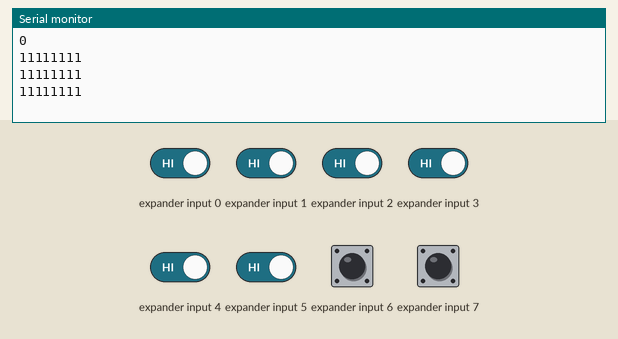
Recording of a sketch running on a simulated Arduino Uno, built with avr-gcc and run on an emulated ATmega328P. Shown: the last lines printed to the serial monitor. Wiring (inferred from the names in the program): input shift register (74HC165): load pin 3; clock pin 2; serial out pin 7. The inputs (shaded band) are chosen by the test bench; at power-on: expander input 0–7 HIGH.

Above: at 4.8 s.
4.9 s: expander input 0 driven LOW
At 5.9 s:
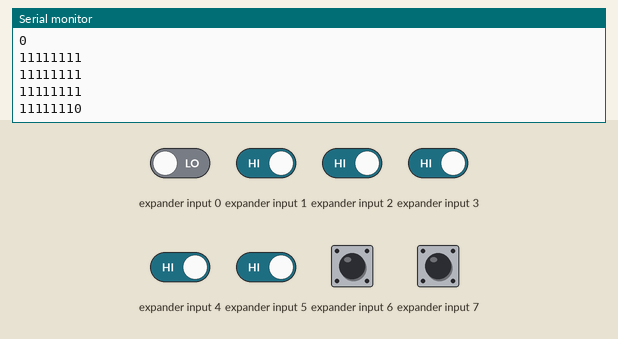
6.5 s: expander input 1 driven LOW
At 7.9 s:
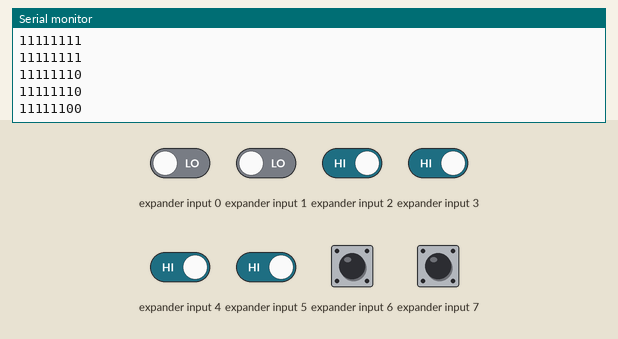
8.1 s: expander input 2 driven LOW
At 9.0 s:
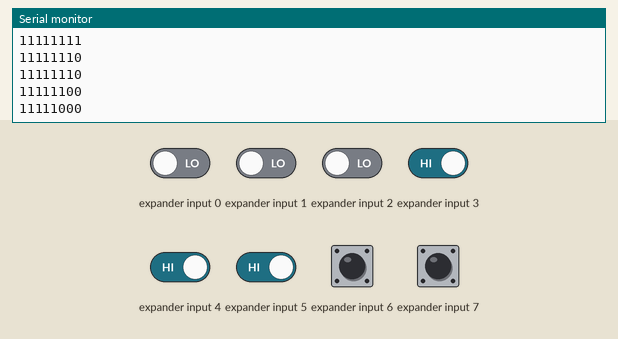
9.7 s: expander input 3 driven LOW
At 11.0 s:
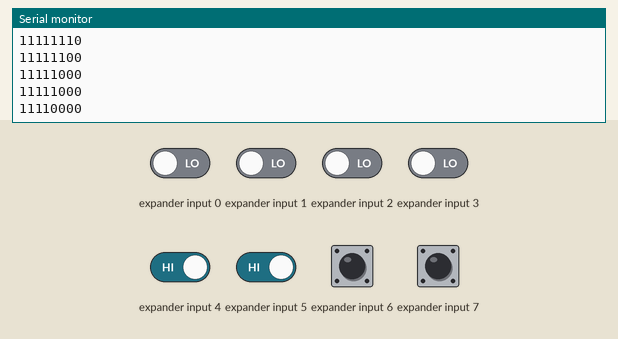
11.3 s: expander input 4 driven LOW
At 12.7 s:
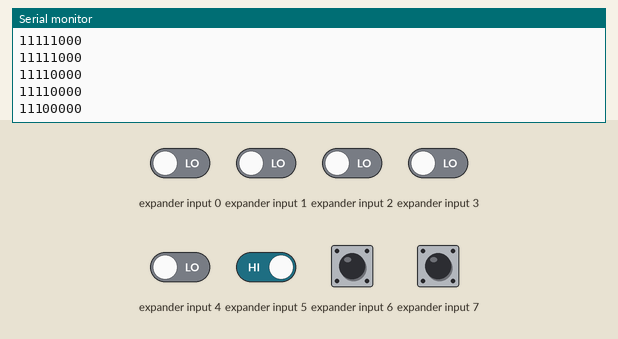
12.9 s: expander input 5 driven LOW
At 14.1 s:
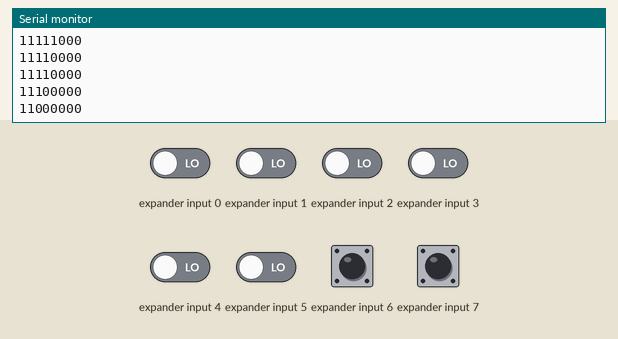
Timing chart, 0 to 15.5 s (numbered marks = the images above; inputs shaded):
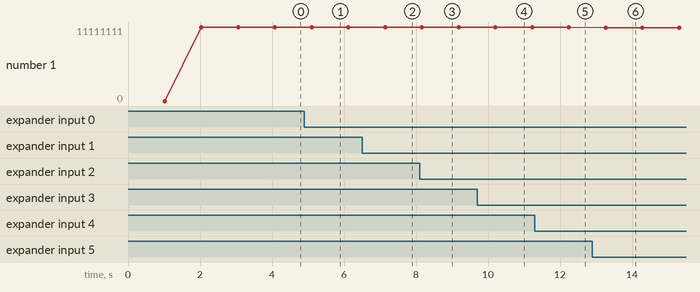

Measured:
- after the input at 4.9 s, the serial monitor: prints a new line after 0.20 s (image 1)
- after the input at 6.5 s, the serial monitor: prints a new line after 0.64 s (image 2)
- after the input at 8.1 s, the serial monitor: prints a new line after 0.06 s (image 3)
- after the input at 9.7 s, the serial monitor: prints a new line after 0.51 s (image 4)
- after the input at 11.3 s, the serial monitor: prints a new line after 0.95 s (image 5)
- after the input at 12.9 s, the serial monitor: prints a new line after 0.37 s (image 6)
- plotted number 1: 11111111 → 11111110 after the input at 4.9 s, 11111110 → 11111100 after the input at 6.5 s, 11111100 → 11111000 after the input at 8.1 s, 11111000 → 11110000 after the input at 9.7 s, 11110000 → 11100000 after the input at 11.3 s

The sketch:

157-shiftreg_74HC166.ino
```cpp
#define SL_PE 3  //shiftload
#define CP_CK 2  //CLK
#define Q7 7  //Q7

void setup() {
  pinMode(SL_PE ,OUTPUT);
  pinMode(CP_CK, OUTPUT);
  pinMode(Q7  ,INPUT);
  Serial.begin(9600);
}

void loop() {
  delay(1000);
  //load dei dati
  digitalWrite(SL_PE, LOW);
  digitalWrite(CP_CK, LOW);
  delay(10);
  digitalWrite(CP_CK, HIGH);
  digitalWrite(SL_PE, HIGH);
  delay(10);
  byte dati = shiftIn(Q7, CP_CK, MSBFIRST);
  Serial.print(dati, BIN);
  Serial.println(" ");
}
```
